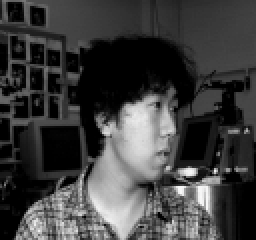
#> input picture RecFac/an2i/an2i_left_neutral_open.png, 128 x 120 px, found by its file name (shown 2 times larger); its folder holds only this picture in this run
$ python organizacao.py
#> lines starting #> are read from the running program, lines starting #| are printed output that depends on the picture
import numpy as np
import matplotlib.pyplot as plt
import cv2
import os
#X (p x N)

#Y (C X N)

#C = 20
#N = 32 * 20 = 640
#p = 15

lista_pessoas = os.listdir('RecFac')
C = len(lista_pessoas)
R = 200

X = np.empty((R*R,0))
Y = np.empty((C,0))
i = 0
for pessoa in lista_pessoas:
    lista_imagens = os.listdir(f'RecFac\\{pessoa}')

    rotulo = -np.ones((C,1))
    rotulo[i,0] = 1
    Y = np.hstack((
        Y, np.tile(rotulo, (1,len(lista_imagens)))
    ))

    i+=1
    for imagem in lista_imagens:
        img = cv2.imread(f"RecFac\\{pessoa}\\{imagem}", cv2.IMREAD_GRAYSCALE)
#> img is the input picture: shape (120, 128); min 0, max 248, mean 62.4
        img = cv2.resize(img, (R,R))
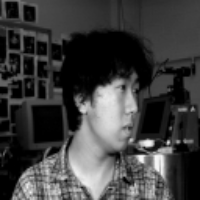
#> img: shape (200, 200); min 0, max 247, mean 62.3
        x = img.flatten()
        X = np.hstack((
            X, x.reshape(R*R,1)
        ))
        cv2.imshow(f"{pessoa}", img)
        cv2.waitKey(0)
#> pass 2 of the loop `for pessoa in lista_pessoas:`:
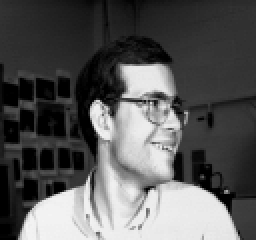
#> input picture RecFac/at33/at33_left_happy_open.png, 128 x 120 px, found by its file name (shown 2 times larger)
#> img is the input picture: shape (120, 128); min 0, max 244, mean 88.3
#> `img = cv2.resize(img, (R,R))`:
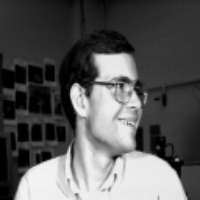
#> img: shape (200, 200); min 0, max 244, mean 88.2
#> X = 40000 pairs, first value 0 to 247, second value 0 to 244
